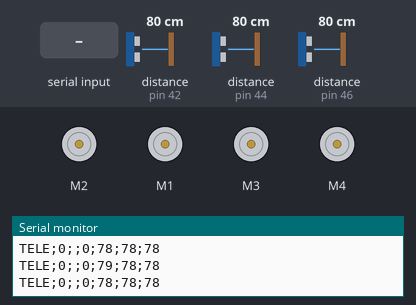
Simulated run of this program. Board: Arduino Mega 2560, built with avr-gcc and run on an emulated ATmega2560. On the bench: 4 × DC motor (green arrow = forward, orange = backward, longer = faster), the last lines printed to the serial monitor. Wiring (inferred from the names in the program): 3 × ultrasonic range finder: trigger pin 43, echo pin 42 / trigger pin 45, echo pin 44 / trigger pin 47, echo pin 46. The test bench sets the inputs (shaded band); at power-on: distance to the obstacle (sensors on pin 42, pin 44, pin 46) 80 cm. The echo pulse lasts 58.3 µs per cm.

Above: at 1.2 s.
1.3 s: "F 150\n" received over Serial
At 1.7 s:
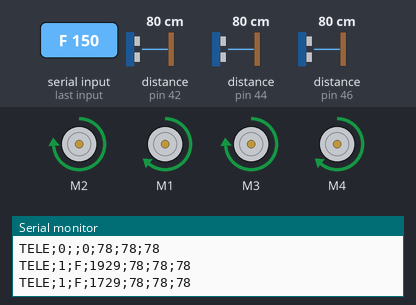
3.3 s: "B 150\n" received over Serial
At 3.56 s:
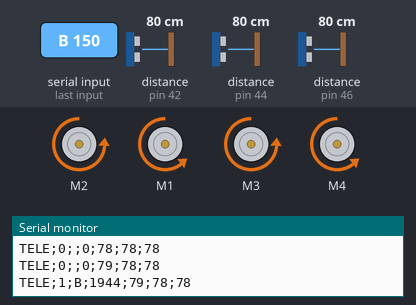
5.3 s: "L 150\n" received over Serial
At 5.55 s:
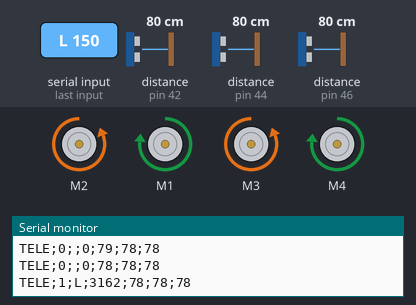
7.3 s: "R 150\n" received over Serial
At 7.7 s:
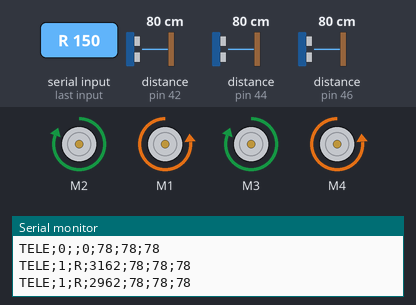
Timing chart, 0 to 10.3 s (numbered marks = the images above; inputs shaded):
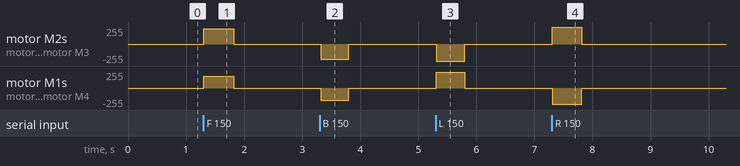

Measured:
- after the input at 1.3 s, motor M2, motor M3: stopped → forward 230/255 at once, → stopped 0.51 s later; motor M1, motor M4: stopped → forward 180/255 at once, → stopped 0.51 s later
- after the input at 3.3 s, motor M2, motor M3: stopped → backward 230/255 at once, → stopped 0.48 s later; motor M1, motor M4: stopped → backward 180/255 at once, → stopped 0.48 s later
- after the input at 5.3 s, motor M2, motor M3: stopped → backward 255/255 at once, → stopped 0.50 s later; motor M1, motor M4: stopped → forward 240/255 at once, → stopped 0.50 s later
- after the input at 7.3 s, motor M2, motor M3: stopped → forward 255/255 at once, → stopped 0.51 s later; motor M1, motor M4: stopped → backward 240/255 at once, → stopped 0.51 s later

The program:

main.cpp
```cpp
#include <Arduino.h>

#include "updater/command.hpp"
#include "updater/state.hpp"
#include "updater/movement.hpp"
#include "updater/ack.hpp"
#include "components/motor.hpp"
#include "components/ultrasons.hpp"
#include "components/bluetooth.hpp"
#include "constants.hpp"

unsigned long dernierMessagePi = 0;

// initialisation du state et tempfinAction
RobotState robotState = {IDLE, 0};

void setup()
{
  Serial.begin(115200);
  Serial.setTimeout(10);
  initBluetooth();
  initUltrasons();

  moteurStop();
}

void loop()
{

  readCmd();

  updateUltrasons();

  robotState = updateState(robotState, distAv, dernierMessagePi);

  updateMovement(robotState);

  ACKCmd(robotState);
}
```

bluetooth.hpp
```cpp
#ifndef BLUETOOTH_HPP
#define BLUETOOTH_HPP

#include <Arduino.h>

/**
 * @brief Initialise le port Serial1 à 230400 bauds
 */
void initBluetooth();

/**
 * @brief Transfère les données entre Serial (USB) et Serial1 (BT)
 */
void updateBluetoothBridge();

#endif
```

motor.hpp
```cpp
#ifndef MOTOR_HPP
#define MOTOR_HPP

#include <Arduino.h>
#include <AFMotor.h>

extern AF_DCMotor moteurAvG;
extern AF_DCMotor moteurAvD;
extern AF_DCMotor moteurArG;
extern AF_DCMotor moteurArD;

/**
 * @brief Configuration de la vitesse (0-255)
 */
void setspeedroue(int vitesse);

/**
 * @brief Direction : Tout droit
 */
void moteurAvancer();

/**
 * @brief Direction : Arrière
 */
void moteurReculer();

/**
 * @brief Direction : Pivot Gauche (sur place)
 */
void moteurGauche();

/**
 * @brief Direction : Pivot Droite (sur place)
 */
void moteurDroite();

/**
 * @brief Arrêt moteur (roue libre)
 */
void moteurStop();

void moteurTest();

#endif
```

ultrasons.hpp
```cpp
#ifndef ULTRASONS_HPP
#define ULTRASONS_HPP

#include <Arduino.h>

/* Définition des Pins */
#define TRIG1_PIN 47
#define ECHO1_PIN 46
#define TRIG2_PIN 45
#define ECHO2_PIN 44
#define TRIG3_PIN 43
#define ECHO3_PIN 42

/* Variables globales de distance */
extern int distAv, distG, distD;

/**
 * @brief Initialise les pins des ultrasons
 */
void initUltrasons();

/**
 * @brief Mesure la distance pour un capteur spécifique
 */
int lectureUltrasons(int trigPin, int echoPin);

/**
 * @brief Gère la lecture périodique des 3 capteurs et l'affichage (non-bloquant)
 */
void updateUltrasons();

#endif
```

constants.hpp
```cpp
#ifndef CONSTANTS_HPP
#define CONSTANTS_HPP

#include <Arduino.h>

// Vitesse PWM (0-255)
constexpr int FORWARD_SPEED = 180;
constexpr int TURN_SPEED = 240;

const int K_CORRECTION_GAUCHE = 50;

/* TIMEOUT */
constexpr long timeoutPi = 500;

/* ODOMETRIE*/
const float CM_PAR_SECONDE = 74.53;  // CM_PAR_SECONDE = CM_PAR_SECONDE * (distMesuree / distDemandee);
const float DEG_PAR_SECONDE = 46.49; // DEG_PAR_SECONDE = DEG_PAR_SECONDE * (angleMesure / angleDemande);
const float DIST_SECUR = 40.0;

#endif
```

ack.hpp
```cpp
#ifndef ACK_HPP
#define ACK_HPP

#include <Arduino.h>
#include "updater/state.hpp"

void ACKCmd(RobotState state);

#endif
```

command.hpp
```cpp
#ifndef COMMAND_HPP
#define COMMAND_HPP

#include <Arduino.h>

struct Command
{
    String action;
    int valeur;
    bool active;
};

extern unsigned long dernierMessagePi; // le temp de reception du dernier message par la raspbery pi

extern Command currentCmd; // la commande actuelle
extern Command listCmd[];  // une liste de commande a executer dans lordre

extern int indexRead;  // lire la commande
extern int indexWrite; // ecrire une nouvelle commande

void readCmd();
void writeCmd(Command commande);

#endif
```

movement.hpp
```cpp
#ifndef MOVEMENT_HPP
#define MOVEMENT_HPP
#include "updater/state.hpp"

void updateMovement(RobotState robotState);

extern int currentSpeed;
#endif
```

state.hpp
```cpp
#ifndef STATE_HPP
#define STATE_HPP

#include <Arduino.h>

enum State
{
    IDLE,
    MOVING,
    EMERGENCY
};

struct RobotState
{
    State state;
    unsigned long tempsFinAction;
};

/**
 * @brief Gère les transitions entre les états
 */
RobotState updateState(RobotState current, int distAv, unsigned long dernierMessagePi);

#endif
```

bluetooth.cpp
```cpp
#include "components/bluetooth.hpp"

void initBluetooth()
{
  Serial1.begin(230400);
}

void updateBluetoothBridge()
{
  char c;

  // Lecture USB -> Envoi vers Bluetooth
  if (Serial.available())
  {
    c = Serial.read();
    Serial1.print(c);
  }

  // Lecture Bluetooth -> Envoi vers USB
  if (Serial1.available())
  {
    c = Serial1.read();
    Serial.print(c);
  }
}
```

motor.cpp
```cpp
#include "components/motor.hpp"
#include "constants.hpp"

AF_DCMotor moteurAvD(1);
AF_DCMotor moteurAvG(2);
AF_DCMotor moteurArG(3);
AF_DCMotor moteurArD(4);

void vitesseAvantApres(int vitesse, int vitesseG)
{
  Serial1.print("[MOTEUR] PWM Droit: ");
  Serial1.print(vitesse);
  Serial1.print(" | PWM Gauche (Corrigé): ");
  Serial1.println(vitesseG);
}
void setspeedroue(int vitesse)
{
  int vitesseG = constrain(vitesse + K_CORRECTION_GAUCHE, 0, 255); // pour ne pas depasser 255

  // log vitesse avant et apres correction
  vitesseAvantApres(vitesse, vitesseG);

  int vitesseD = constrain(vitesse, 0, 255);

  moteurAvG.setSpeed(vitesseG);
  moteurAvD.setSpeed(vitesse);
  moteurArG.setSpeed(vitesseG);
  moteurArD.setSpeed(vitesse);
}

void moteurAvancer()
{
  moteurAvG.run(FORWARD);
  moteurAvD.run(FORWARD);
  moteurArG.run(FORWARD);
  moteurArD.run(FORWARD);
}

void moteurReculer()
{
  moteurAvG.run(BACKWARD);
  moteurAvD.run(BACKWARD);
  moteurArG.run(BACKWARD);
  moteurArD.run(BACKWARD);
}

void moteurGauche()
{
  moteurAvG.run(BACKWARD);
  moteurArG.run(BACKWARD);
  moteurAvD.run(FORWARD);
  moteurArD.run(FORWARD);
}

void moteurDroite()
{
  moteurAvG.run(FORWARD);
  moteurArG.run(FORWARD);
  moteurAvD.run(BACKWARD);
  moteurArD.run(BACKWARD);
}

void moteurStop()
{
  moteurAvG.run(RELEASE);
  moteurAvD.run(RELEASE);
  moteurArG.run(RELEASE);
  moteurArD.run(RELEASE);
}

void moteurTest()
{
  moteurAvD.run(FORWARD); // 1
  delay(1000);
  moteurAvD.run(RELEASE);
  moteurAvG.run(FORWARD); // 2
  delay(1000);
  moteurAvG.run(RELEASE);
  moteurArG.run(FORWARD); // 3
  delay(1000);
  moteurArG.run(RELEASE);
  moteurArD.run(FORWARD); // 4
  delay(1000);
  moteurArD.run(RELEASE);
}
```

ultrasons.cpp
```cpp
#include "components/ultrasons.hpp"

int distAv = 9999, distG = 9999, distD = 9999;

static unsigned long precedentMillisUltrasons = 0;
const long intervalleUltrasons = 300;

void initUltrasons()
{
    pinMode(TRIG1_PIN, OUTPUT);
    pinMode(ECHO1_PIN, INPUT);
    pinMode(TRIG2_PIN, OUTPUT);
    pinMode(ECHO2_PIN, INPUT);
    pinMode(TRIG3_PIN, OUTPUT);
    pinMode(ECHO3_PIN, INPUT);
}

int lectureUltrasons(int trigPin, int echoPin)
{
    digitalWrite(trigPin, LOW);
    delayMicroseconds(2);
    digitalWrite(trigPin, HIGH);
    delayMicroseconds(10);
    digitalWrite(trigPin, LOW);

    long duree = pulseIn(echoPin, HIGH, 20000); // Timeout de 20ms
    if (duree == 0)
        return 9999;
    return duree * 0.034 / 2;
}

void updateUltrasons()
{
    unsigned long actuelMillis = millis();

    if (actuelMillis - precedentMillisUltrasons >= intervalleUltrasons)
    {
        precedentMillisUltrasons = actuelMillis;

        distAv = lectureUltrasons(TRIG3_PIN, ECHO3_PIN);
        distG = lectureUltrasons(TRIG2_PIN, ECHO2_PIN);
        distD = lectureUltrasons(TRIG1_PIN, ECHO1_PIN);

        // Affichage systématique sur Serial1 (Debug/Data)
        Serial1.print("Av:");
        Serial1.print(distAv);
        Serial1.print(" G:");
        Serial1.print(distG);
        Serial1.print(" D:");
        Serial1.println(distD);
    }
}
```

ack.cpp
```cpp
#include "updater/ack.hpp"
#include "updater/command.hpp"
#include "updater/state.hpp"
#include "components/ultrasons.hpp"
#include "constants.hpp"

extern int distAv, distG, distD;
extern Command currentCmd;

/**
 * @brief envoi (ARDUINO => RBI) de data
 */
void ACKCmd(RobotState state)
{
    static unsigned long lastACK = 0;
    if (millis() - lastACK < 200)
        return; // envoie dackitement a une frequence de (5 Hz)
    lastACK = millis();

    // calcule du temp qui reste a l'action
    unsigned long dureeRestante = 0;
    if (state.state == MOVING && state.tempsFinAction > millis())
    {
        dureeRestante = state.tempsFinAction - millis();
    }

    // enoyer une trame avec (TELE;Etat;Action;TempsRestantpourl'action;3 DistanceUltrasons)
    Serial.print("TELE;");
    Serial.print(state.state);
    Serial.print(";");
    Serial.print(currentCmd.action);
    Serial.print(";");
    Serial.print(dureeRestante);
    Serial.print(";");
    Serial.print(distAv);
    Serial.print(";");
    Serial.print(distG);
    Serial.print(";");
    Serial.println(distD);
}
```

command.cpp
```cpp
#include "updater/command.hpp"
#include "constants.hpp"

Command currentCmd = {"", 0, false};
Command listCmd[10];
int indexRead = 0;
int indexWrite = 0;

extern unsigned long dernierMessagePi;
void readCmd()
{
  if (Serial.available() > 0)
  {
    dernierMessagePi = millis();

    String raw = Serial.readStringUntil('\n');
    raw.trim();

    if (raw.length() > 0)
    {
      int index_separateur = raw.indexOf(' ');
      Command nouvelleCmd;

      if (index_separateur != -1)
      {
        nouvelleCmd.action = raw.substring(0, index_separateur);          // "cmd" + ":"
        nouvelleCmd.valeur = raw.substring(index_separateur + 1).toInt(); //":" + "valeur"
      }
      else
      {
        nouvelleCmd.action = raw;
        nouvelleCmd.valeur = 0;
      }
      nouvelleCmd.active = true;

      writeCmd(nouvelleCmd);
    }
  }
}

void writeCmd(Command commande)
{
  int prochainIndex = (indexWrite + 1) % 10;

  if (prochainIndex == indexRead)
  {
    Serial1.println("ERREUR : Buffer plein, commande ignoree");
  }
  else
  {
    int places_libres = (indexRead - indexWrite - 1 + 10) % 10;
    Serial1.print("[BUFFER] Ecriture [");
    Serial1.print(indexWrite);
    Serial1.print("] - Places restantes : ");
    Serial1.println(places_libres);

    listCmd[indexWrite] = commande;
    indexWrite = prochainIndex;

    Serial1.print("Commande ajoutee a l'index: ");
    Serial1.println(indexWrite);
  }
}
```

movement.cpp
```cpp
#include "updater/movement.hpp"
#include "updater/state.hpp"
#include "updater/command.hpp"
#include "components/motor.hpp"
#include "constants.hpp"

void updateMovement(RobotState robotState)
{
  switch (robotState.state)
  {
  case EMERGENCY:
  case IDLE:
    moteurStop();
    break;

  case MOVING:
    if (currentCmd.action == "F")
      moteurAvancer();
    else if (currentCmd.action == "B")
      moteurReculer();
    else if (currentCmd.action == "L")
      moteurGauche();
    else if (currentCmd.action == "R")
      moteurDroite();
    break;
  }
}
```

state.cpp
```cpp
#include "constants.hpp"
#include "updater/state.hpp"
#include "components/ultrasons.hpp"
#include "updater/command.hpp"
#include "components/motor.hpp"

/**
 * @brief calcule du temp de marche des moteur en fonction de la distance souhaité
 * @param speedratio (la vitesse CM/sec ou DEG/sec)
 */
static unsigned long CalculTempFinAction(int valeur, float Speedratio, unsigned long currentTime)
{
    // temp = (distace demander / constante vitesse) * 1000
    return currentTime + (valeur / Speedratio) * 1000.0;
}

/**
 * @brief afficher les log de transition
 * @param avant (état actuelle)
 * @param apres (état suivant)
 */
void logStateChange(State avant, State apres)
{
    if (avant == apres)
    {
        return;
    }
    // affichage des log sur le serial1
    Serial1.print("CHANGEMENT D'ETAT");
    Serial1.print(avant);
    Serial1.print(" => ");
    Serial1.println(apres);
}

/**
 * @brief log [Action] : valeur => Duree de calcule
 */
RobotState logActionduree(RobotState nextState, Command currentCmd)
{
    unsigned long duree = nextState.tempsFinAction - millis();
    Serial1.print("[ACTION] ");
    Serial1.print(currentCmd.action);
    Serial1.print(" : ");
    Serial1.print(currentCmd.valeur);
    Serial1.print(" => Duree calculee : ");
    Serial1.print(duree);
    Serial1.println(" ms");

    return nextState;
}

// prototype pour que traitementCommandebuffer puisse lutiliser
static RobotState IDLETransition(RobotState currentState, Command cmd);

/**
 * @brief creer une liste de commande a lindexRead (de command.hpp) et passer la commande a active et incrementer le indexRead
 */
RobotState traitmentCommandebuffer(RobotState currentState)
{
    if (indexRead == indexWrite) // buffer vide lecture = ecriture
        return currentState;

    Command cmd = listCmd[indexRead];
    listCmd[indexRead].active = false;
    indexRead = (indexRead + 1) % 10;

    if (currentState.state == EMERGENCY)
        return currentState;

    // mettre a jour le currentCmd dans command.hpp
    currentCmd = cmd;
    currentCmd.active = true;

    // on es en IDLE on fait la transition vers un autre état en fonction de currentState
    RobotState nextState = IDLETransition(currentState, cmd);
    logStateChange(currentState.state, nextState.state);
    return nextState;
}

/**
 * @brief pour la perte de la conexion avec la Raspbery
 * @param dernierMessagePi (le moment de reception dun message RBI)
 * si on depasse le timeoutPi (constants.hpp) on passe en etat IDLE (arret)
 */
RobotState watchdogVerification(RobotState currentState, unsigned long dernierMessagePi)
{
    if (currentState.state == MOVING && (millis() - dernierMessagePi > timeoutPi))
    {
        Serial1.println("Watchdog !! connexion RBI perdu");

        RobotState nextState = currentState;
        logStateChange(nextState.state, IDLE);
        nextState.state = IDLE;
        nextState.tempsFinAction = 0;

        // purge de securité
        currentCmd = {"", 0, false}; // Détruit la commande en cours
        indexRead = indexWrite;      // Vide tout le buffer listCmd

        return nextState;
    }
    return currentState;
}

/**
 * @brief definir le ratio pour le calcule de vitesse en fonction de laction "FORWARD/BACKWARD" et "TURN"
 * on set la vitesse des roue en fonction de laction
 */
int defineSpeedRatio(String action)
{
    // si on a forward/backward on utilise CM/sec si turn alors DEG/sec
    if (action == "F" || action == "B"){
        setspeedroue(FORWARD_SPEED);
        return CM_PAR_SECONDE;
    }
    else{
        setspeedroue(TURN_SPEED);
        return DEG_PAR_SECONDE;
    }
}

//---FONCTION DE TRANSITION---
/**
 * @brief trasition vers etat IDLE
 * si action de la commande est "STOP" on reste sur IDLE
 * si action de la commmande est "forward" ou "backward" on passe a etat MOVING (et on set la vitesse des roue)
 */
RobotState IDLETransition(const RobotState currentState, const Command currentCmd)
{
    // currentState (contien le letat et le temp)
    RobotState nextState = currentState;
    nextState.tempsFinAction = 0;

    if (currentCmd.action == "S")
    {
        nextState.state = IDLE;
        return nextState;
    }

    // Speedratio en CM/sec ou DEG/sec en fonction si on avant/recule ou tourne
    int ratio = defineSpeedRatio(currentCmd.action);

    nextState.state = MOVING;

    nextState.tempsFinAction = CalculTempFinAction(currentCmd.valeur, ratio, millis());

    // log laction et la durée de laction
    nextState = logActionduree(nextState, currentCmd);

    return nextState;
}

/**
 * @brief transition vers etat moving et affichage etat actuelle et suivant
 */
RobotState MOVINGTransition(RobotState currentState)
{
    RobotState nextState = currentState;
    if (millis() >= currentState.tempsFinAction)
    {
        nextState.state = IDLE;
        nextState.tempsFinAction = 0;
        currentCmd = {"", 0, false}; // reinitialisation de la structure commande (action="" | valeur=0 | active = false)
        Serial1.println("CHANGEMENT D'ETAT => (IDLE)");
    }
    return nextState;
}

//---CHANGMENT D'ETAT---
/**
 * @brief changement d'état
 */
RobotState updateState(RobotState currentState, int distAv, unsigned long dernierMessagePi)
{
    RobotState nextState = currentState;

    // detection dobstacle => EMERGENCY
    if (distAv <= 20)
    {
        logStateChange(currentState.state, EMERGENCY);
        nextState.state = EMERGENCY;
        nextState.tempsFinAction = 0;

        // ... dans le bloc if (distAv <= 20) ...
        Serial1.print("[EMERGENCY] Obstacle critique a ");
        Serial1.print(distAv);
        Serial1.println(" cm !");

        return nextState;
    }

    // EMERGENCY et plus dobstacle => IDLE
    if (currentState.state == EMERGENCY && distAv > 40)
    {
        logStateChange(nextState.state, IDLE);
        nextState.state = IDLE;
        return nextState;
    }

    // watchdog pour la perte de la conexion avec la Raspbery
    nextState = watchdogVerification(currentState, dernierMessagePi);

    if (nextState.state == MOVING && indexRead != indexWrite)
    {
        Command peek = listCmd[indexRead];
        if (peek.action == "S")
        {
            indexRead = (indexRead + 1) % 10;
            currentCmd = {"", 0, false}; // reinitialisation de la structure commande (action="" | valeur=0 | active = false)

            logStateChange(nextState.state, IDLE);
            nextState.state = IDLE;
            nextState.tempsFinAction = 0;
            return nextState;
        }
    }

    // ETAT IDLE
    if (nextState.state == IDLE)
        nextState = traitmentCommandebuffer(nextState);

    // ETAT MOVING
    if (nextState.state == MOVING)
    {
        RobotState apres = MOVINGTransition(nextState);
        logStateChange(nextState.state, apres.state);
        nextState = apres;
    }

    return nextState;
}
```
